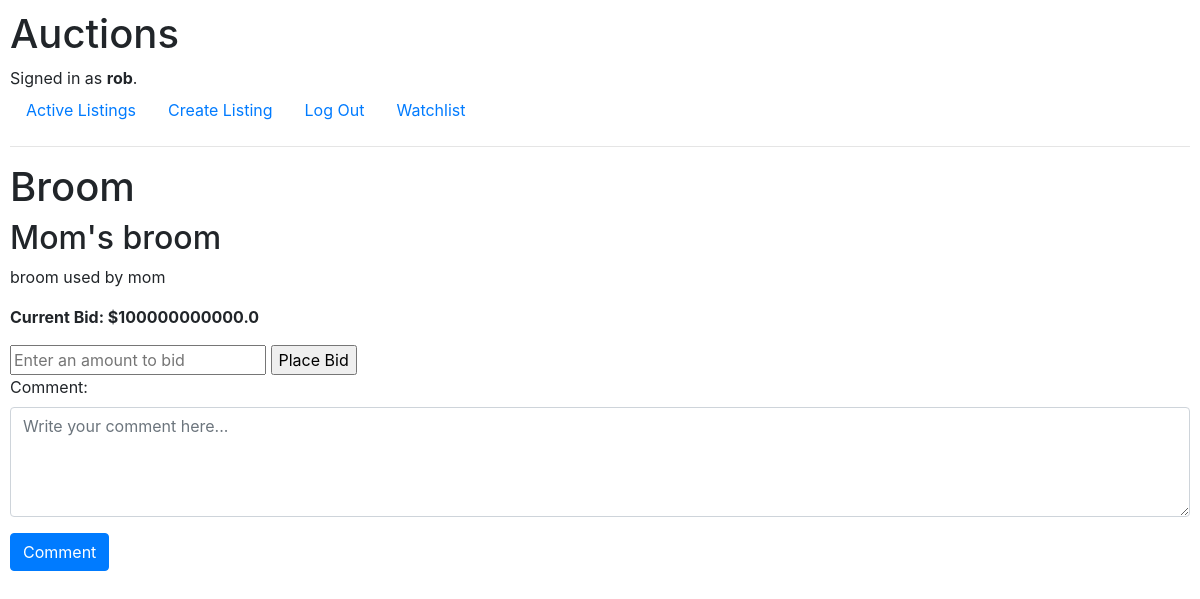
The page /listing_page/1 (signed in) on the database its author committed.
### auctions/models.py (models this page shows, shortened)
class User(AbstractUser):
    watchlist = models.ManyToManyField(
        "auctions.Auctions",
        blank=True,
        related_name="watchlist_users",
    )  # ManyToManyField to Auctions model for watchlist functionality

class Auctions(models.Model):
    auction_id = models.BigAutoField(primary_key=True)
    auction_name = models.CharField(max_length=1000)
    item_image = models.CharField(
        max_length=10000, blank=True, null=True, default=None
    )
    item_category = models.CharField(max_length=1000, blank=True, null=True, default=None)
    item_name = models.CharField(max_length=1000, default="No Name")
    item_description = models.CharField(max_length=10000, default="None")
    starting_bid = models.FloatField()
    listing_creation_time = models.DateTimeField(auto_now_add=True)
    listed_by = models.ForeignKey(
        User, on_delete=models.CASCADE, related_name="listed_items"
    )
    current_bid = models.FloatField()
    current_bid_by = models.ForeignKey(
        User, blank=True, null=True,
        default=None,
        on_delete=models.SET_NULL,
        related_name="winning_bids"
    )
    status = models.CharField(max_length=4, default="Sale")
    sold_to = models.ForeignKey(
        User, blank=True,
        null=True,
        on_delete=models.SET_NULL,
        related_name="purchased_items",
    )

### auctions/views.py (the view, shortened to what this page needs)
# urls.py: path("listing_page/<int:auction_id>", views.listing_page, name="listing_page"),
def listing_page(request, auction_id):
    auction = Auctions.objects.get(pk=auction_id)
    return render(request, "auctions/listing_page.html", {
        "a": auction
    })

### auctions/templates/auctions/listing_page.html (shortened to what this page needs)
{% extends "auctions/layout.html" %} {% block body %}
<h1>{{ a.auction_name }}</h1>
<h2>{{ a.item_name }}</h2>
<p>{{ a.item_description }}</p>
{% if a.status != "Sold" %}
  {% if a.current_bid_by is None %}
    <p><strong>Starting Bid: ${{ a.starting_bid }}</strong></p>
  {% else %}
    <p><strong>Current Bid: ${{ a.current_bid }}</strong></p>
  {% endif %}
<form action="{{ a.id }}" method="post">
    <input type="text" name="bid" placeholder="Enter an amount to bid">
    <input type="submit" name="submit" value="Place Bid">
  </form>
{% else %}
  <p><strong>Item "{{ a.item_name }}" sold by user {{ a.listed_by }} at the price of ${{ a.current_bid }} to user {{ a.sold_to }}</strong></p>
{% endif %}
<form>
        <div class="form-group">
            <label for="comment">Comment:</label>
            <textarea class="form-control" id="comment" name="comment" placeholder="Write your comment here..." rows="4"></textarea>
        </div>
        <input type="submit" name="submit" class="btn btn-primary" value="Comment">
</form>
{% endblock%}

### auctions/templates/auctions/layout.html (shortened to what this page needs)
{% load static %}
<!DOCTYPE html>
<html lang="en">
    <head>
        <link rel="stylesheet" href="https://stackpath.bootstrapcdn.com/bootstrap/4.4.1/css/bootstrap.min.css">
        <link href="{% static 'auctions/styles.css' %}" rel="stylesheet">
    </head>
    <body>
        <h1>Auctions</h1>
        <div>
            {% if user.is_authenticated %}
                Signed in as <strong>{{ user.username }}</strong>.
            {% else %}
                Not signed in.
            {% endif %}
        </div>
        <ul class="nav">
            <li class="nav-item">
                <a class="nav-link" href="{% url 'auctions:index' %}">Active Listings</a>
            </li>
            {% if user.is_authenticated %}
                <li class="nav-item">
                    <a class="nav-link" href="{% url 'auctions:new_listing' %}"> Create Listing</a>
                </li>
                <li class="nav-item">
                    <a class="nav-link" href="{% url 'auctions:logout' %}">Log Out</a>
                </li>
                <li class="nav-item">
                    <a class="nav-link" href="{% url 'auctions:watchlist' %}">Watchlist</a>
                </li>
            {% endif %}
        </ul>
        <hr>
        {% block body %}
        {% endblock %}
    </body>
</html>

### auctions/static/auctions/styles.css (style rules this page uses)
body { padding: 10px; }

### rows shown on the page
User: username "rob"
Auctions: auction_name "Broom", item_name "Mom's broom", item_description "broom used by mom", current_bid "100000000000.0"
